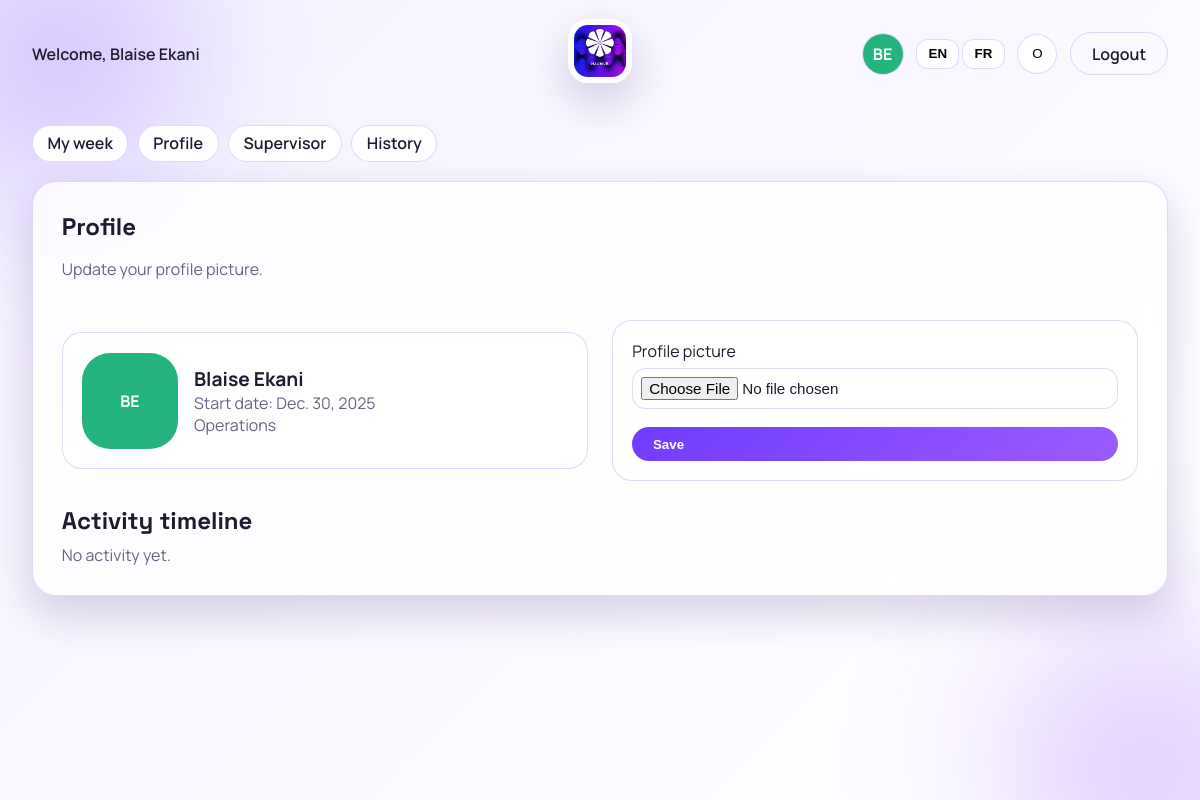
/profile/ (signed in), run on the app's committed database.
### attendance/models.py (models this page shows, shortened)
class User(AbstractUser):
    class Roles(models.TextChoices):
        ADMIN = "admin", _("Admin")
        SUPERVISOR = "supervisor", _("Supervisor")
        EMPLOYEE = "employee", _("Employee")
    role = models.CharField(
        max_length=20, choices=Roles.choices, default=Roles.EMPLOYEE
    )
    department = models.ForeignKey(
        Department, on_delete=models.SET_NULL, null=True, blank=True
    )
    is_intern = models.BooleanField(default=False)
    start_date = models.DateField(default=timezone.localdate)
    profile_image = models.ImageField(upload_to="profiles/", null=True, blank=True)
    @property
    def is_admin(self) -> bool:
        return self.is_superuser or self.role == self.Roles.ADMIN
    @property
    def is_supervisor(self) -> bool:
        return self.is_superuser or self.role == self.Roles.SUPERVISOR
    def initials(self) -> str:
        full_name = f"{self.first_name} {self.last_name}".strip()
        parts = [part for part in full_name.split() if part]
        if len(parts) >= 2:
            return f"{parts[0][0]}{parts[1][0]}".upper()
        if len(parts) == 1:
            return parts[0][:2].upper()
        return (self.username or "U")[:2].upper()
    def avatar_color(self) -> str:
        palette = [
            "#6F3CFF",
            "#9C5BFF",
            "#F05CFF",
            "#24B47E",
            "#FF7A59",
            "#1F8EFA",
            "#F2C94C",
            "#5E60CE",
        ]
        seed = f"{self.username}{self.first_name}{self.last_name}"
        total = sum(ord(char) for char in seed) if seed else 0
        return palette[total % len(palette)]

class Department(models.Model):
    code = models.CharField(max_length=10, unique=True)
    name = models.CharField(max_length=100)
    is_active = models.BooleanField(default=True)
    created_at = models.DateTimeField(auto_now_add=True)
    class Meta:
        ordering = ["name"]

### attendance/views.py (the view)
# urls.py: path("profile/", views.profile_view, name="profile"),
@login_required
def profile_view(request):
    user = request.user
    if request.method == "POST":
        form = ProfileImageForm(request.POST, request.FILES, instance=user)
        if form.is_valid():
            updated_user = form.save(commit=False)
            updated_user.save(update_fields=["profile_image"])
            messages.success(request, _("Profile picture updated."))
            return redirect("profile")
    else:
        form = ProfileImageForm(instance=user)
    activities = (
        UserActivity.objects.filter(user=user)
        .select_related("actor")
        .order_by("-created_at")[:20]
    )
    return render(request, "profile.html", {"form": form, "activities": activities})

### attendance/forms.py
class ProfileImageForm(forms.ModelForm):
    class Meta:
        model = User
        fields = ["profile_image"]
        labels = {"profile_image": _("Profile picture")}
    def __init__(self, *args, **kwargs) -> None:
        super().__init__(*args, **kwargs)
        for field in self.fields.values():
            field.widget.attrs.update({"class": "input"})

### attendance/utils.py (called while the page is built)
def get_client_ip(request) -> str:
    forwarded = request.META.get("HTTP_X_FORWARDED_FOR")
    if forwarded:
        return forwarded.split(",")[0].strip()
    return request.META.get("REMOTE_ADDR", "")

### templates/profile.html (shortened to what this page needs)
{% extends "base.html" %}
{% load i18n %}
{% block content %}
  <section class="card">
    <div class="card-header">
      <div>
        <h1>{% trans "Profile" %}</h1>
        <p class="muted">{% trans "Update your profile picture." %}</p>
      </div>
    </div>
    <div class="profile-grid">
      <div class="profile-summary">
        {% if user.profile_image %}
          <img class="profile-avatar" src="{{ user.profile_image.url }}" alt="{{ user.get_full_name|default:user.username }}" />
        {% else %}
          <div class="profile-avatar avatar-fallback" style="background: {{ user.avatar_color }};">
            {{ user.initials }}
          </div>
        {% endif %}
        <div>
          <div class="profile-name">{{ user.get_full_name|default:user.username }}</div>
          <div class="muted">{% trans "Start date" %}: {{ user.start_date }}</div>
          <div class="muted">{{ user.department.name|default:"-" }}</div>
        </div>
      </div>
      <form method="post" enctype="multipart/form-data" class="form profile-form">
        <div class="field">
          <label for="{{ form.profile_image.id_for_label }}">{% trans "Profile picture" %}</label>
          {{ form.profile_image }}
        </div>
        <button class="btn btn-primary" type="submit">{% trans "Save" %}</button>
      </form>
    </div>
    <div class="timeline">
      <h2>{% trans "Activity timeline" %}</h2>
      <div class="timeline-list">
        {% for activity in activities %}
          <div class="timeline-item">
            <div class="timeline-time">{{ activity.created_at|date:"Y-m-d H:i" }}</div>
            <div>
              <div class="timeline-message">{{ activity.message }}</div>
              <div class="muted">
                {% trans "By" %} {{ activity.actor.get_full_name|default:activity.actor.username|default:"System" }}
              </div>
            </div>
          </div>
        {% empty %}
          <div class="row-muted">{% trans "No activity yet." %}</div>
        {% endfor %}
      </div>
    </div>
  </section>
{% endblock %}

### templates/base.html (shortened to what this page needs)
{% load static i18n %}
<!DOCTYPE html>
<html lang="{{ LANGUAGE_CODE }}" data-theme="light">
  <head>
    <link rel="stylesheet" href="{% static 'css/styles.css' %}" />
    <link
      rel="stylesheet"
      href="https://cdnjs.cloudflare.com/ajax/libs/font-awesome/6.5.1/css/all.min.css"
    />
  </head>
  <body>
    <div class="bg-orb orb-1"></div>
    <div class="bg-orb orb-2"></div>
    <header class="topbar">
      <div class="nav-left">
        {% if user.is_authenticated %}
          <div class="welcome">
            {% trans "Welcome" %}, {{ user.get_full_name|default:user.username }}
          </div>
        {% else %}
          <div class="welcome">{% trans "Welcome" %}</div>
        {% endif %}
      </div>
      <div class="nav-center">
        <img class="logo" src="{% static 'logo.jpg' %}" alt="Naumur logo" />
      </div>
      <div class="nav-right">
        {% if user.is_authenticated %}
          <a class="avatar-link" href="{% url 'profile' %}">
            {% if user.profile_image %}
              <img class="avatar-img" src="{{ user.profile_image.url }}" alt="{{ user.get_full_name|default:user.username }}" />
            {% else %}
              <span class="avatar-fallback" style="background: {{ user.avatar_color }};">
                {{ user.initials }}
              </span>
            {% endif %}
          </a>
        {% endif %}
        <form class="lang-switch" action="{% url 'set_language' %}" method="post">
          <button type="submit" name="language" value="en">EN</button>
          <button type="submit" name="language" value="fr">FR</button>
        </form>
        <button class="theme-toggle" type="button" data-theme-toggle>
          <span class="theme-icon" aria-hidden="true">O</span>
        </button>
        {% if user.is_authenticated %}
          <a class="btn btn-outline" href="{% url 'logout' %}">{% trans "Logout" %}</a>
        {% endif %}
      </div>
    </header>
    <main class="container">
      {% if user.is_authenticated %}
        <nav class="subnav">
          <a class="chip" href="{% url 'employee_week' %}">{% trans "My week" %}</a>
          <a class="chip" href="{% url 'profile' %}">{% trans "Profile" %}</a>
          {% if user.is_supervisor %}
            <a class="chip" href="{% url 'supervisor_verify' %}">{% trans "Supervisor" %}</a>
          {% endif %}
          {% if user.is_supervisor or user.is_admin %}
            <a class="chip" href="{% url 'history' %}">{% trans "History" %}</a>
          {% endif %}
        </nav>
      {% endif %}
      {% block content %}{% endblock %}
    </main>
  </body>
</html>

### static/css/styles.css (style rules this page uses)
:root { --bg: #f4f1ff; --bg-alt: #ffffff; --card: rgba(255, 255, 255, 0.8); --text: #1f1b2e; --muted: #6b6383; --accent: #6f3cff; --accent-2: #9c5bff; --border: rgba(111, 60, 255, 0.2); --shadow: 0 18px 40px rgba(68, 41, 124, 0.2); --success: #24b47e; }
* { box-sizing: border-box; }
body { margin: 0; font-family: "Manrope", sans-serif; color: var(--text); background: linear-gradient(135deg, var(--bg), var(--bg-alt)); min-height: 100vh; overflow-x: hidden; }
h1, h2, h3 { font-family: "Space Grotesk", sans-serif; margin: 0 0 0.5rem; }
.bg-orb { position: fixed; border-radius: 50%; filter: blur(80px); opacity: 0.45; z-index: -1; }
.orb-1 { width: 360px; height: 360px; background: radial-gradient(circle, var(--accent), transparent 65%); top: -120px; left: -120px; }
.orb-2 { width: 420px; height: 420px; background: radial-gradient(circle, var(--accent-2), transparent 70%); bottom: -180px; right: -160px; }
.topbar { display: grid; grid-template-columns: 1fr auto 1fr; align-items: center; padding: 1.2rem 2rem 0.8rem; }
.nav-left, .nav-right { display: flex; align-items: center; gap: 0.8rem; }
.nav-right { justify-content: flex-end; }
.avatar-link { display: inline-flex; align-items: center; justify-content: center; width: 42px; height: 42px; border-radius: 50%; background: var(--bg-alt); border: 1px solid var(--border); text-decoration: none; }
.avatar-fallback { width: 100%; height: 100%; border-radius: 50%; display: inline-flex; align-items: center; justify-content: center; color: #fff; font-weight: 700; }
.welcome { font-weight: 600; }
.logo { width: 64px; height: 64px; border-radius: 20px; padding: 6px; background: var(--card); box-shadow: var(--shadow); }
.container { max-width: 1200px; margin: 0 auto; padding: 1.5rem 2rem 3rem; animation: fadeUp 0.7s ease; }
.subnav { display: flex; flex-wrap: wrap; gap: 0.6rem; margin-bottom: 1.2rem; }
.chip { display: inline-flex; padding: 0.4rem 0.9rem; border-radius: 999px; border: 1px solid var(--border); text-decoration: none; color: var(--text); background: var(--bg-alt); font-weight: 600; }
.card { background: var(--card); border: 1px solid var(--border); border-radius: 24px; padding: 1.8rem; margin-bottom: 1.5rem; box-shadow: var(--shadow); backdrop-filter: blur(18px); }
.card-header { display: flex; flex-wrap: wrap; align-items: center; justify-content: space-between; gap: 1rem; margin-bottom: 1.5rem; }
.muted { color: var(--muted); }
.form { display: flex; flex-direction: column; gap: 1.1rem; }
.field { display: flex; flex-direction: column; gap: 0.4rem; }
.input, input[type="date"], input[type="time"] { padding: 0.7rem 0.9rem; border-radius: 14px; border: 1px solid var(--border); background: var(--bg-alt); color: var(--text); font-size: 0.95rem; }
select.input, textarea.input, input[type="file"].input { width: 100%; }
input[type="file"].input { padding: 0.5rem; }
.btn { display: inline-flex; align-items: center; gap: 0.4rem; padding: 0.6rem 1.3rem; border-radius: 999px; border: 1px solid var(--border); text-decoration: none; font-weight: 600; cursor: pointer; transition: transform 0.2s ease, box-shadow 0.2s ease; }
.btn-primary { background: linear-gradient(135deg, var(--accent), var(--accent-2)); color: #fff; border: none; }
.btn-outline { background: transparent; color: var(--text); }
.theme-toggle { width: 40px; height: 40px; border-radius: 50%; border: 1px solid var(--border); background: var(--bg-alt); cursor: pointer; }
.lang-switch button { border: 1px solid var(--border); background: var(--bg-alt); padding: 0.4rem 0.7rem; border-radius: 12px; cursor: pointer; font-weight: 600; }
.row-muted { color: var(--muted); }
.profile-grid { display: grid; grid-template-columns: repeat(auto-fit, minmax(240px, 1fr)); gap: 1.5rem; align-items: center; }
.profile-summary { display: flex; align-items: center; gap: 1rem; background: var(--bg-alt); border-radius: 20px; padding: 1.2rem; border: 1px solid var(--border); }
.profile-avatar { width: 96px; height: 96px; border-radius: 28px; object-fit: cover; flex-shrink: 0; }
.profile-name { font-size: 1.2rem; font-weight: 700; }
.profile-form { background: var(--bg-alt); padding: 1.2rem; border-radius: 20px; border: 1px solid var(--border); }
.timeline { margin-top: 1.5rem; }
.timeline-list { display: grid; gap: 0.8rem; }

### data on the page
User: get_full_name "Blaise Ekani", initials "BE", start_date "Dec. 30, 2025", department.name "Operations"
